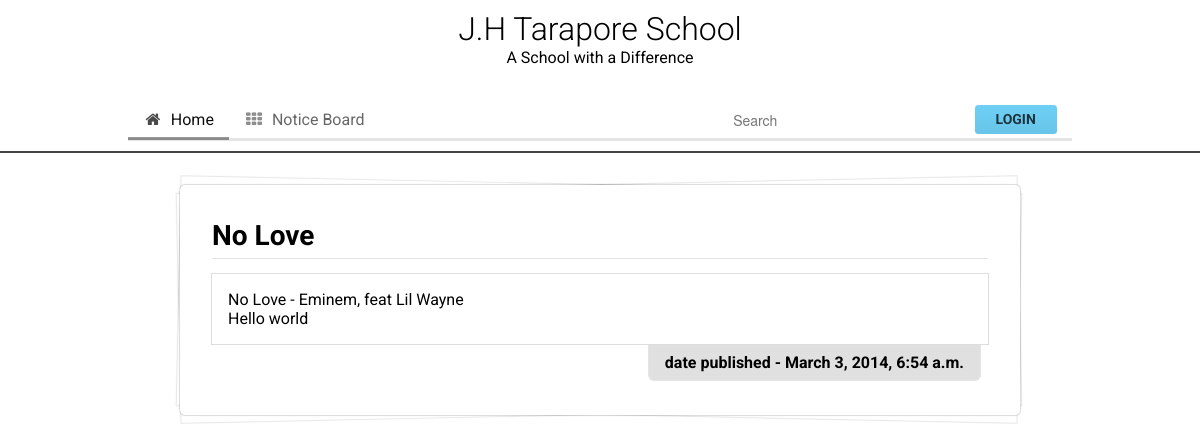
The app's page /blog/2/ with its own data.
### blog/models.py (models this page shows, shortened)
class Blog(models.Model):
    title = models.CharField(max_length=50)
    pub_date = models.DateTimeField(auto_now_add=True)
    content = RichTextField()

### blog/views.py (the view)
# urls.py: url(r"^(?P<blog_id>\d+)/$", views.detail, name='detail'),
def detail(request, blog_id):
    post = get_object_or_404(Blog, pk=blog_id)
    return render(request, 'main/detail.html', {'post': post})

### templates/main/detail.html (shortened to what this page needs)
{% extends "base.html" %}
{% block content %}
<h2 class="ui dividing header">
  	{{ post.title }}
</h2>
<div class="ui segment attached">
	{{ post.content|safe }}
</div>
<h5 class="ui right floated bottom attached header">
	date published - {{post.pub_date}}
</h5>
<br> <br>
{% endblock %}

### blog/static/blog/style.css (style rules this page uses)
* { font-family: "Roboto", sans serif; padding: 0; margin: 0; box-sizing: border-box; }

### records on screen
Blog: title "No Love", content "No Love - Eminem, feat Lil Wayne Hello world", pub_date "March 3, 2014, 6:54 a.m."
